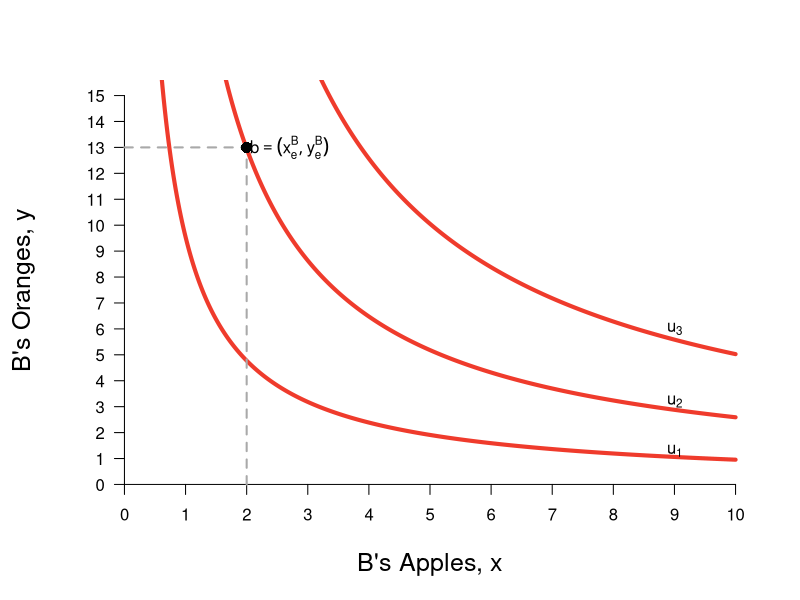

Source code (R):
require(ggplot2)
require(shape)
pdf(file = "property_fig1b.pdf", width = 9, height = 7)

#Set parameters for graphics
axislabelsize <- 1.5

indiffcurveB1 <- function(x, U = 5.09, A = 1, a = 0.5) {
  ((((U-2)/A)*(1/x)^a)^(1/(1-a)))
}

indiffcurveB2 <- function(x, U = 5.09, A = 1, a = 0.5) {
  (((U/A)*(1/x)^a)^(1/(1-a)))
}

indiffcurveB3 <- function(x, U = 5.09, A = 1, a = 0.5) {
  ((((U+2)/A)*(1/x)^a)^(1/(1-a)))
}

#Aisha happens to have found 8 apples and 2 oranges, 
#and Betty happens to have found 2 apples and 13 oranges. 
#Aisha's utility (8^0.5)*(2^0.5) = 4
#Betty's utility (2^0.5)*(13^0.5) = 5.09

#COL <- c("#1B9E77", "#D95F02", "#7570B3", "#E7298A", "#66A61E", "#E6AB02", "#A6761D", "#666666")
#COL <- c("#7fc97f", "#beaed4", "#fdc086", "#ffff99")
COL <- c("#fc9272", "#fb6a4a", "#ef3b2c","#cb181d", "#99000d")
par(mar =  c(5, 5, 4, 2))
xlims <- c(0, 10)
ylims <- c(0, 15)



plot(0, 0, xlim = xlims, ylim = ylims, type = "n",
     xlab = expression(paste("B's Apples, ", x)),
     ylab = expression(paste("B's Oranges, ", y)),
     xaxt = "n", yaxt = "n", cex.lab = axislabelsize, bty = "n")

npts <- 500 
npts2 <- 501
#Specify the sequences of points for graphing. 
xx1 <- seq(xlims[1], xlims[2], length.out = npts)
#xx2 <- seq(xlims[1], xlims[2], length.out = npts)
#xx3 <- seq(xlims[1], xlims[2], length.out = npts2)
#xx4 <- seq(xlims[1], 10, length.out = npts2)

#Draw the lines for the graphs
lines(xx1, indiffcurveB1(xx1), col = COL[3], lwd = 4)
lines(xx1, indiffcurveB2(xx1), col = COL[3], lwd = 4)
lines(xx1, indiffcurveB3(xx1), col = COL[3], lwd = 4)
#lines(xx2, solowCondition(xx2, delta = 5), col = COL[3], lwd = 4)
#lines(xx2, solowInfeas(xx2, delta = 5), col = COL[1], lwd = 4, lty = 2)

#Customize ticks and labels for the plot
ticksy <- seq(from = 0, to = 15, by = 1)
ylabels <- seq(from = 0, to = 15, by = 1)
ticksx <- seq(from = 0, to = 10, by = 1)
xlabels <- seq(from = 0, to = 10, by = 1)
axis(1, at = ticksx, pos = 0, labels = xlabels)
axis(2, at = ticksy, pos = 0, labels = ylabels, las = 1)

#Annotation of the three graphs and the NE
text(9, 1.3, expression(u[1]))
text(9, 3.2, expression(u[2]))
text(9, 6, expression(u[3]))
#text(16, 0.52, expression(paste("Nash Equilibrium")))

#Line to label B's endowment
segments(0, 13, 2, 13, lty = 2, col = "darkgray", lwd = 2)
segments(2, 0, 2, 13, lty = 2, col = "darkgray", lwd = 2)

#Add a point for Aisha's endowment
points(2, 13, pch = 16, col = "black", cex = 1.5)

#Annotating B's endowment
text(2.7, 13, expression(b == (list(x[e]^B, y[e]^B))))


#Arrow to Slope of BRF
#Arrows(14.2, 0.12, 12.2, 0.12, col = "black", lty = 1, lwd = 2, arr.type = "triangle")
#text(16.8, 0.12, expression(paste("Slope = ", q[p])))

#Arrow to Slope of isoprofit
#Arrows(13, 0.80, 15, 0.80, col = "black", lty = 1, lwd = 2, arr.type = "triangle")
#text(10.2, 0.80, expression(paste("Slope = ", frac(q, p))))

dev.off()

